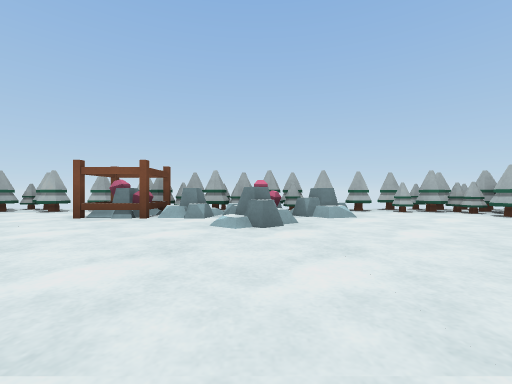
View 1 (above)

16 first-person views from a walk through a Unity game level. The camera is 0.41 m above the floor, looks level and sees 90° across. The floor is counted in squares, 1 m on a side. Each view is taken from the middle of a square. On the plan, view 1 faces up. The plan holds only what a view shows up to about 9 squares ahead; the rest is blank.

View 2
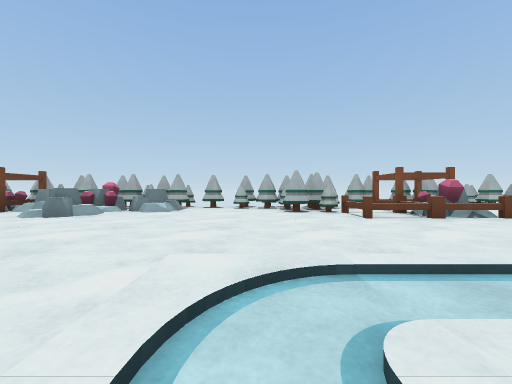

View 3
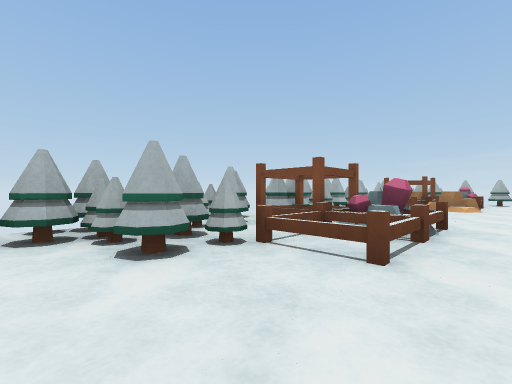

View 4
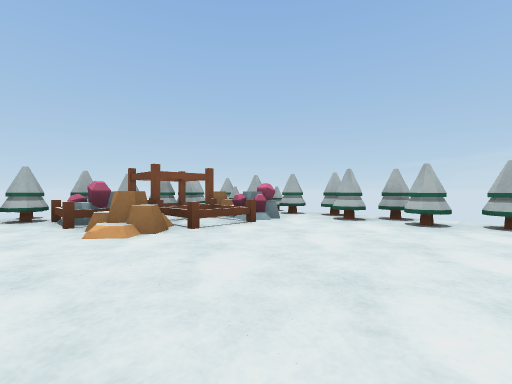

View 5
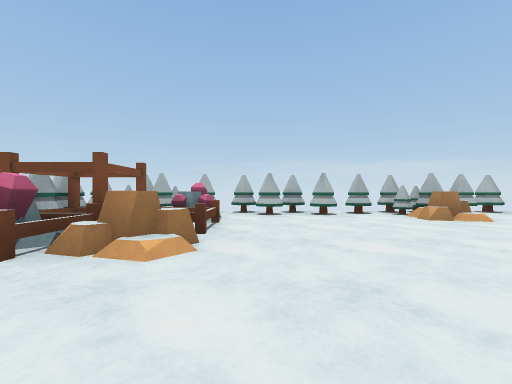

View 6
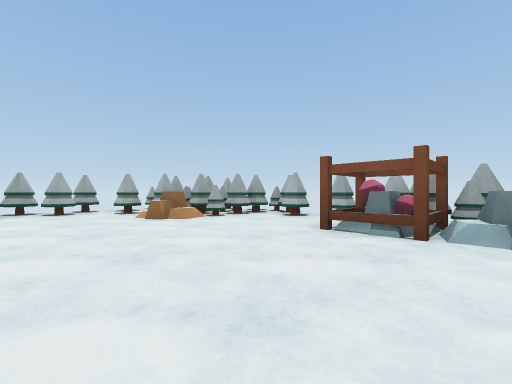

View 7
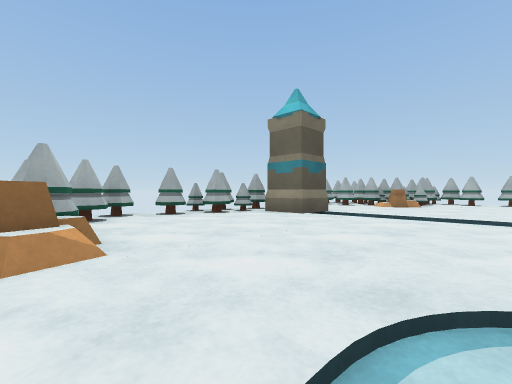

View 8
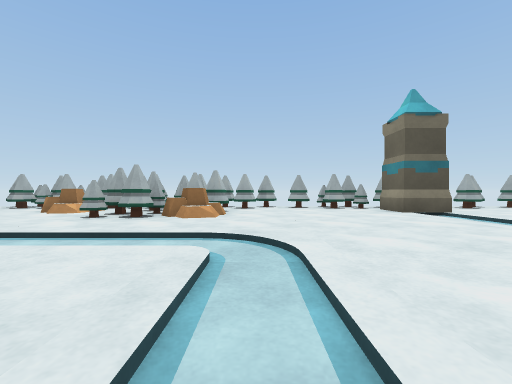

View 9
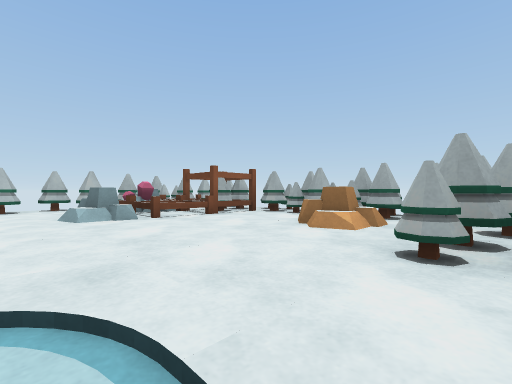

View 10
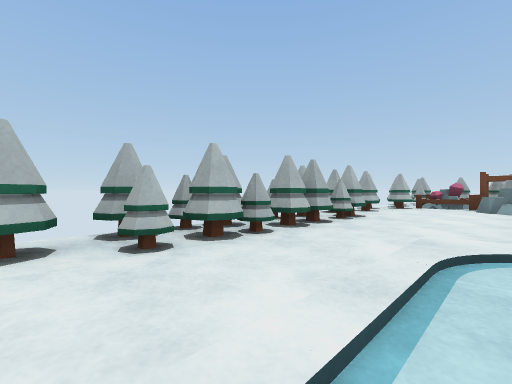

View 11
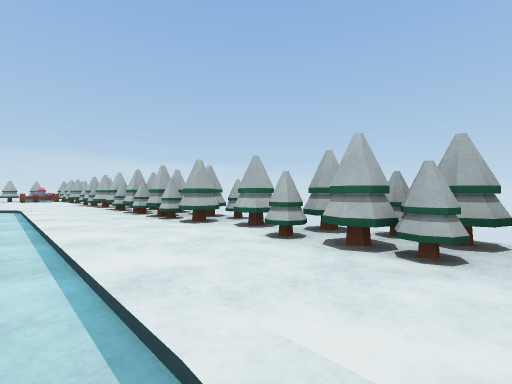

View 12
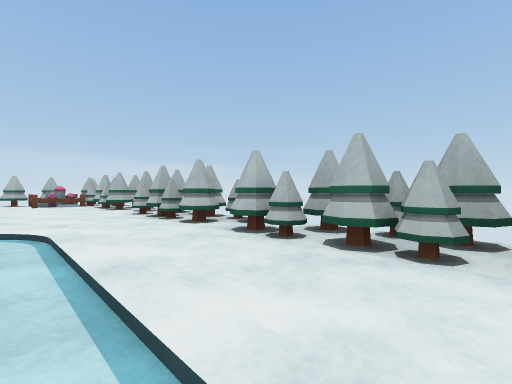

View 13
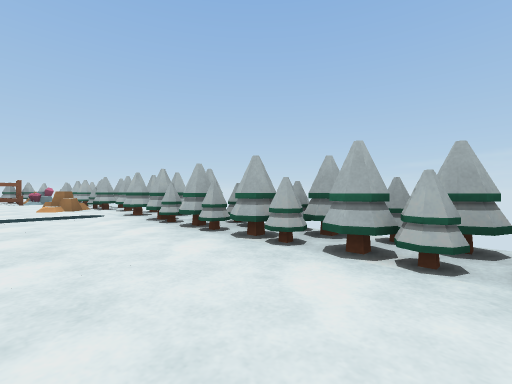

View 14
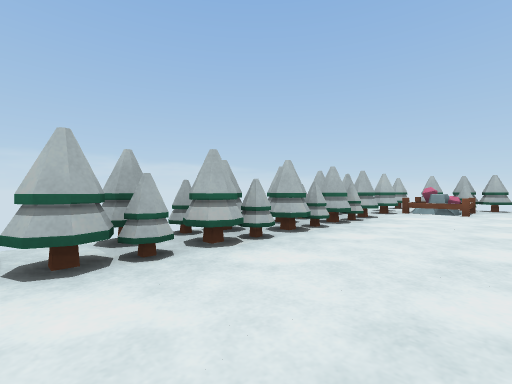

View 15
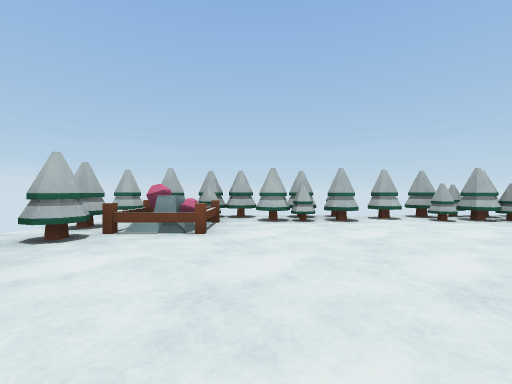

View 16
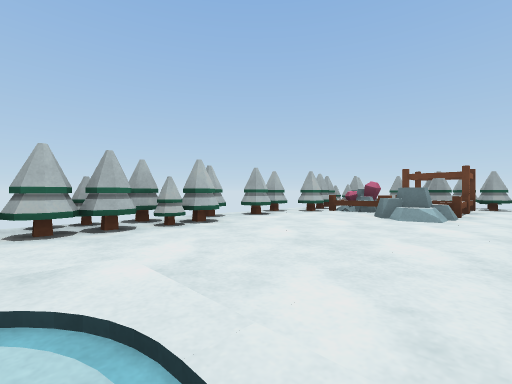

### Floor plan
Key: @ floor where view 1 was taken; # wall or solid block; x gap in a wall; . main floor; - floor 0.05 m lower than the main floor; / step, stairs or slope; C crystal; R rock; O other object.
Columns run from 7 left of view 1 to 13 right of it. Each row starts with its distance up from view 1.
  5  ###x####x###########
  4 ###.CORCR..#.O..OCOR#
  3 ##R....R....OOC..ROC#
  2 #...................#
  1 #............   ....#
  0 #O---  @ .--    ....x
 -1 #....     -       .R#
 -2 x.....            ..x
 -3 #...---           //#
 -4 ##R.-.            ..#
 -5 ###.-             ..#
 -6 #R..-             ..#
 -7 #R...             ..#
 -8 #......-         ...#
 -9 #OOR...--------.....#
-10 #OOC..............CO#
-11 ####x####x######x####

Where each view was taken, in squares from view 1:
view 1: 0 up, 0 right, facing up
view 2: 1 down, 3 right, facing up
view 3: 2 up, 3 right, facing up-right
view 4: 0 up, 9 right, facing up-right
view 5: 2 up, 8 right, facing right
view 6: 1 up, 1 left, facing up-left
view 7: 4 down, 3 left, facing up-left
view 8: 3 down, 1 left, facing left
view 9: 5 down, 3 left, facing down-left
view 10: 9 down, 2 right, facing down-left
view 11: 9 down, 0 right, facing down-right
view 12: 9 down, 4 right, facing down-right
view 13: 8 down, 11 right, facing up-right
view 14: 4 down, 11 right, facing down-right
view 15: 7 down, 11 right, facing down
view 16: 8 down, 0 right, facing down-left
